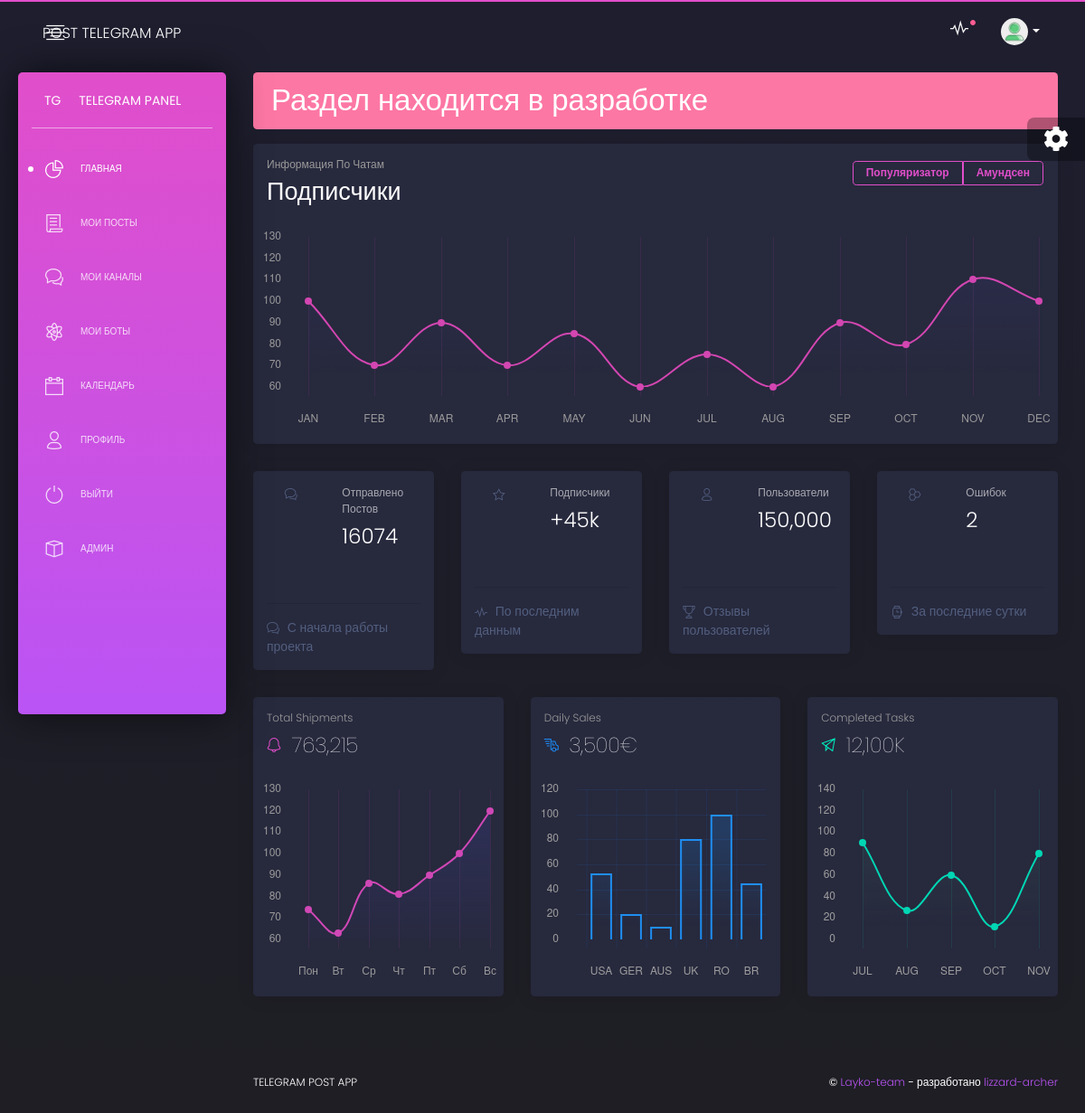
Page / (signed in) on the earlier database version.
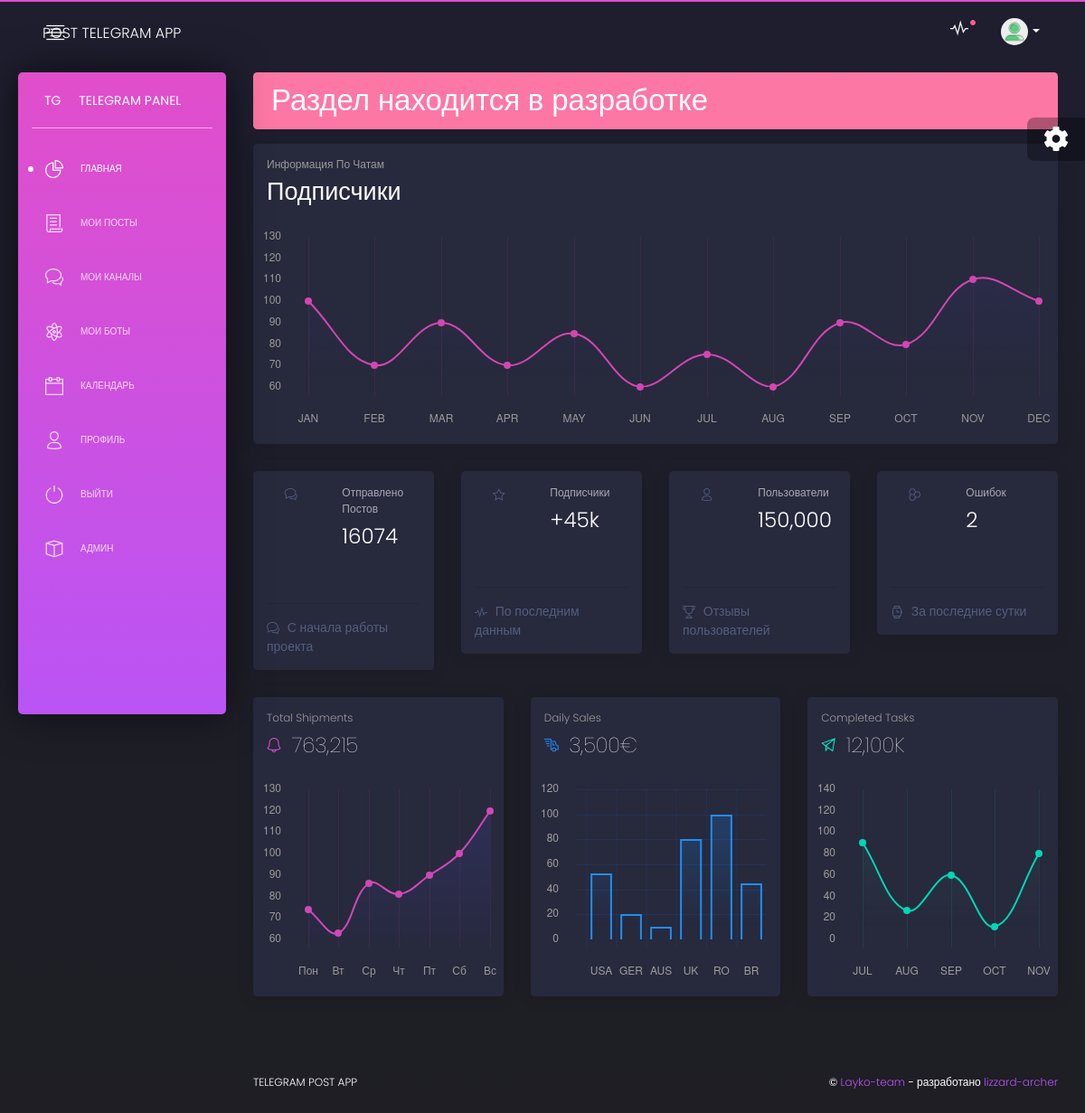
Same page on the later database version.
### apps/home/models.py (models this page shows, shortened)
class Chat(models.Model):
    chat_type = models.CharField(max_length=20, choices=[('Группа', 'Группа'), ('Канал', 'Канал')], null=True, blank=False, verbose_name='Тип Чата')
    ref = models.CharField(max_length=200, null=True, unique=True, validators=[validators.validate_contains_https], verbose_name='Ссылка на чат')
    title = models.CharField(max_length=300, null=True, blank=True, verbose_name='Название канала')
    image = models.CharField(max_length=600, null=True, blank=True, verbose_name='Ссылка на изображение канала')
    subscribers = models.IntegerField(null=True, blank=True, verbose_name='Кол-во подписчиков')
    user = models.ForeignKey(User, on_delete=models.CASCADE, null=True, blank=True, verbose_name='Пользователь')
    positive_subs = models.IntegerField(default=0, null=True, blank=True, verbose_name='Количество подписавшихся за сутки')
    negative_subs = models.IntegerField(default=0, null=True, blank=True, verbose_name='Количество отписавшихся за сутки')
    id = models.AutoField(primary_key=True, editable=False)
    class Meta:
        verbose_name = 'Чат'
        verbose_name_plural = 'Чаты'
        ordering = ['id']

### apps/home/views.py (the view)
# urls.py: path('', views.index, name='home'),
@login_required(login_url="/login/")
def index(request):
    context = {
        'segment': 'index',
        'year': datetime.now().year,
        'month': datetime.now().month,
        'bots': Bot.objects.filter(user=request.user),
        'chats': Chat.objects.filter(user=request.user),
        'cal': PostCalendar().formatmonth(theyear=int(datetime.now().year), themonth=int(datetime.now().month)),
    }
    html_template = loader.get_template('home/index.html')
    return HttpResponse(html_template.render(context, request))

### apps/home/calendar.py (called while the page is built)
    def formatweek(self, theweek):
        s = ''.join(self.formatday(date_row) for date_row in theweek)
        return f'<tr>{s}</tr>'

    def formatmonth(self, theyear, themonth, withyear=True):
        v = []
        a = v.append
        a('<table border="1" cellpadding="1" cellspacing="1" class="month table fixed col-12 col-md-8">')
        a('\n')
        a(self.formatmonthname(theyear, themonth, withyear=withyear))
        a('\n')
        a(self.formatweekheader())
        a('\n')
        dates = list(self.itermonthdates(theyear, themonth))
        self.month = themonth
        records = [dates[i:i + 7] for i in range(0, len(dates), 7)]
        for week in records:
            a(self.formatweek(week))
            a('\n')
        a('</table>')
        a('\n')
        return ''.join(v)

### apps/templates/home/index.html (shortened to what the changed rows need)
{% extends "layouts/base.html" %}
{% block content %}
    {% if bots %}
        <h1 class="alert alert-danger">Раздел находится в разработке</h1>
        <div class="row">
            <div class="col-12">
                <div class="card card-chart">
                    <div class="card-header">
                        <div class="row">
                            <div class="col-sm-6 text-left">
                                <h2 class="card-title">Подписчики</h2>
                            </div>
                            <div class="col-sm-6">
                                <div class="btn-group btn-group-toggle float-right" data-toggle="buttons">
                                    {% for chat in chats %}
                                    <label class="btn btn-sm btn-primary btn-simple" id="{{ chat.id }}">
                                        <span class="d-none d-sm-block d-md-block d-lg-block d-xl-block">{{ chat.title }}</span>
                                    </label>
                                    {% endfor %}
                                </div>
                            </div>
                        </div>
                    </div>
                </div>
            </div>
        </div>
    {% endif %}
{% endblock content %}

Differences in the rows shown:
removed Chat: title "Популяризатор"
removed Chat: title "Амундсен"
